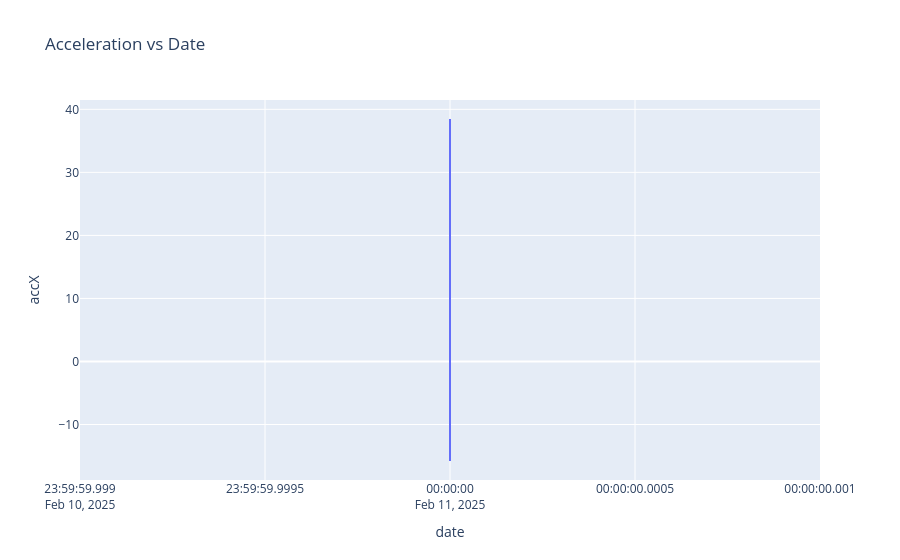

Here is the notebook cell this chart was saved with:
### Markdown cell above
###### Represent how motion-related sensor readings change over time.

### Code cell
# Plotting using date
fig = px.line(df, x='date', y='accX', title='Acceleration vs Date')
fig.show()

### Figure 1 — Plotly figure (JSON) as saved in the notebook; plotly's stock layout.template omitted (floating-point values rounded to 4 significant figures; data arrays with more than 128 entries replaced by an {"elided": "..."} marker saying what was removed)
{"data": [{"hovertemplate": "date=%{x}<br>accX=%{y}<extra></extra>", "legendgroup": "", "line": {"color": "#636efa", "dash": "solid"}, "marker": {"symbol": "circle"}, "mode": "lines", "name": "", "orientation": "v", "showlegend": false, "type": "scatter", "x": {"elided": "774 str values"}, "xaxis": "x", "y": {"elided": "774 float values"}, "yaxis": "y"}], "layout": {"legend": {"tracegroupgap": 0}, "title": {"text": "Acceleration vs Date"}, "xaxis": {"anchor": "y", "domain": [0, 1], "title": {"text": "date"}}, "yaxis": {"anchor": "x", "domain": [0, 1], "title": {"text": "accX"}}}}
